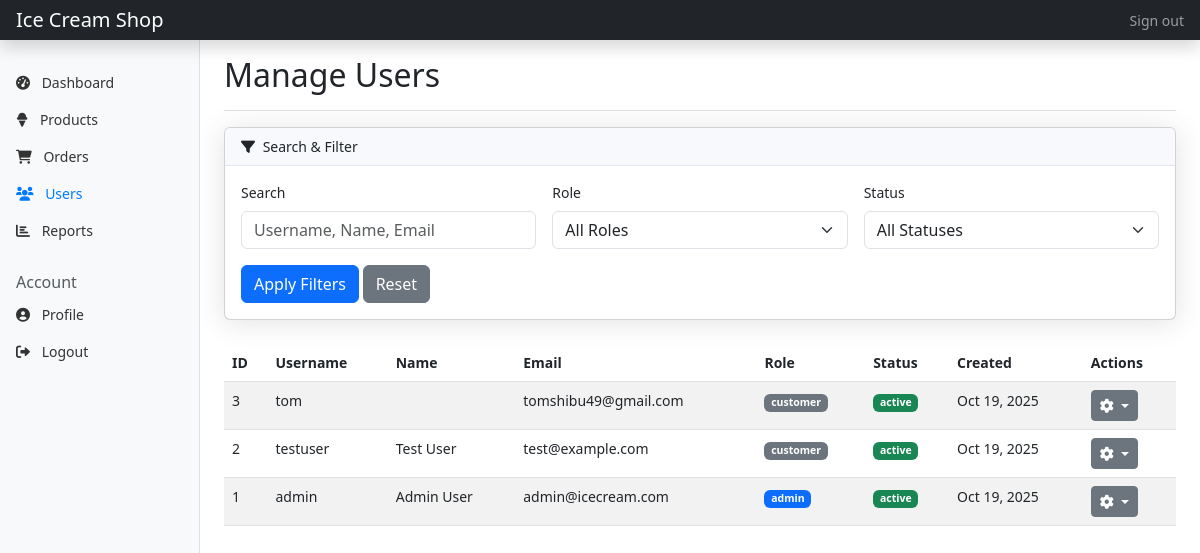
The page /admin/users.php (signed in) on the database its author committed.
### tables this page shows
CREATE TABLE `users` (
  `id` int(11) NOT NULL,
  `username` varchar(100) NOT NULL,
  `password` varchar(255) NOT NULL,
  `email` varchar(100) NOT NULL,
  `first_name` varchar(50) NOT NULL,
  `last_name` varchar(50) NOT NULL,
  `role` enum('admin','customer') DEFAULT 'customer',
  `status` enum('active','inactive') DEFAULT 'active',
  `created_at` timestamp NOT NULL DEFAULT current_timestamp(),
  `updated_at` timestamp NULL DEFAULT NULL
);

### models/User.php (called while the page is built, shortened)
<?php
class User {
    private $conn;
    private $table_name = "users";
    public function __construct($db) {
        $this->conn = $db;
    }
    public function getTotalUsers() {
        $query = "SELECT COUNT(*) as total FROM " . $this->table_name;
        $stmt = $this->conn->prepare($query);
        $stmt->execute();
        $row = $stmt->fetch(PDO::FETCH_ASSOC);
        return $row['total'];
    }
    public function getUsers($from_record_num = 0, $records_per_page = 10) {
        $from_record_num = (int)$from_record_num;
        $records_per_page = (int)$records_per_page;
        $query = "SELECT * FROM " . $this->table_name . " ORDER BY created_at DESC LIMIT $from_record_num, $records_per_page";
        $stmt = $this->conn->prepare($query);
        $stmt->execute();
        return $stmt;
    }
}
?>

### admin/users.php (the view, shortened to what this page needs)
<?php
require_once '../models/User.php';
$database = new Database();
$db = $database->getConnection();
$user = new User($db);
$page = isset($_GET['page']) ? (int)$_GET['page'] : 1;
$records_per_page = 10;
$from_record_num = ($records_per_page * $page) - $records_per_page;
$search = isset($_GET['search']) ? trim($_GET['search']) : "";
$role_filter = isset($_GET['role']) ? trim($_GET['role']) : "";
$status_filter = isset($_GET['status']) ? trim($_GET['status']) : "";
if ($search !== "" || $role_filter !== "" || $status_filter !== "") {
    $stmt = $user->searchUsers($search, $role_filter, $status_filter, $from_record_num, $records_per_page);
    $total_rows = $user->countSearchResults($search, $role_filter, $status_filter);
} else {
    $stmt = $user->getUsers($from_record_num, $records_per_page);
}
include_once __DIR__ . '/includes/header.php';
?>
<div class="container-fluid">
    <div class="row">
        <?php include_once __DIR__ . '/includes/sidebar.php'; ?>
        <main class="col-md-9 ms-sm-auto col-lg-10 px-md-4">
            <div class="d-flex justify-content-between flex-wrap flex-md-nowrap align-items-center pt-3 pb-2 mb-3 border-bottom">
                <h1 class="h2">Manage Users</h1>
            </div>
            <div class="card mb-4">
                <div class="card-header">
                    <i class="fas fa-filter me-1"></i>
                    Search & Filter
                </div>
                <div class="card-body">
                    <form action="" method="GET" class="row g-3">
                        <div class="col-md-4">
                            <label for="search" class="form-label">Search</label>
                            <input type="text" name="search" id="search" class="form-control" placeholder="Username, Name, Email" value="<?php echo htmlspecialchars($search); ?>">
                        </div>
                        <div class="col-md-4">
                            <label for="role" class="form-label">Role</label>
                            <select name="role" id="role" class="form-select">
                                <option value="">All Roles</option>
                            </select>
                        </div>
                        <div class="col-md-4">
                            <label for="status" class="form-label">Status</label>
                            <select name="status" id="status" class="form-select">
                                <option value="">All Statuses</option>
                            </select>
                        </div>
                        <div class="col-12">
                            <button type="submit" class="btn btn-primary">Apply Filters</button>
                            <a href="users.php" class="btn btn-secondary">Reset</a>
                        </div>
                    </form>
                </div>
            </div>
            <div class="table-responsive">
                <table class="table table-striped table-hover">
                    <thead>
                        <tr>
                            <th>ID</th>
                            <th>Username</th>
                            <th>Name</th>
                            <th>Email</th>
                            <th>Role</th>
                            <th>Status</th>
                            <th>Created</th>
                            <th>Actions</th>
                        </tr>
                    </thead>
                    <tbody>
                        <?php if ($stmt && $stmt->rowCount() > 0): ?>
                            <?php while ($row = $stmt->fetch(PDO::FETCH_ASSOC)): ?>
                                <tr>
                                    <td><?php echo $row['id']; ?></td>
                                    <td><?php echo htmlspecialchars($row['username']); ?></td>
                                    <td><?php echo htmlspecialchars(trim(($row['first_name'] ?? '') . ' ' . ($row['last_name'] ?? ''))); ?></td>
                                    <td><?php echo htmlspecialchars($row['email']); ?></td>
                                    <td>
                                        <span class="badge bg-<?php echo ($row['role'] === 'admin') ? 'primary' : 'secondary'; ?>">
                                            <?php echo htmlspecialchars($row['role']); ?>
                                        </span>
                                    </td>
                                    <td>
                                        <span class="badge bg-<?php
                                            switch($row['status']) {
                                                case 'active': echo 'success'; break;
                                            }
                                        ?>">
                                            <?php echo htmlspecialchars($row['status']); ?>
                                        </span>
                                    </td>
                                    <td><?php echo date('M d, Y', strtotime($row['created_at'])); ?></td>
                                    <td>
                                        <div class="btn-group">
                                            <button type="button" class="btn btn-sm btn-secondary dropdown-toggle" data-bs-toggle="dropdown">
                                                <i class="fas fa-cog"></i>
                                            </button>
                                        </div>
                                    </td>
                                </tr>
                            <?php endwhile; ?>
                        <?php else: ?>
                            <tr>
                                <td colspan="8" class="text-center">No users found.</td>
                            </tr>
                        <?php endif; ?>
                    </tbody>
                </table>
            </div>
        </main>
    </div>
</div>
<?php include_once __DIR__ . '/includes/footer.php'; ?>

### assets/css/admin.css (style rules this page uses)
body { font-size: .875rem; }
.card { margin-bottom: 1.5rem; box-shadow: 0 .15rem 1.75rem 0 rgba(58, 59, 69, .15); }
.card-header { background-color: #f8f9fc; border-bottom: 1px solid #e3e6f0; }
.table-responsive { margin-bottom: 1rem; }

### rows shown on the page
users: id "3", username "tom", email "tomshibu49@gmail.com", role "customer", status "active", created_at "Oct 19, 2025"
users: id "2", username "testuser", first_name+last_name "Test User", email "test@example.com", role "customer", status "active", created_at "Oct 19, 2025"
users: id "1", username "admin", first_name+last_name "Admin User", email "admin@icecream.com", role "admin", status "active", created_at "Oct 19, 2025"
